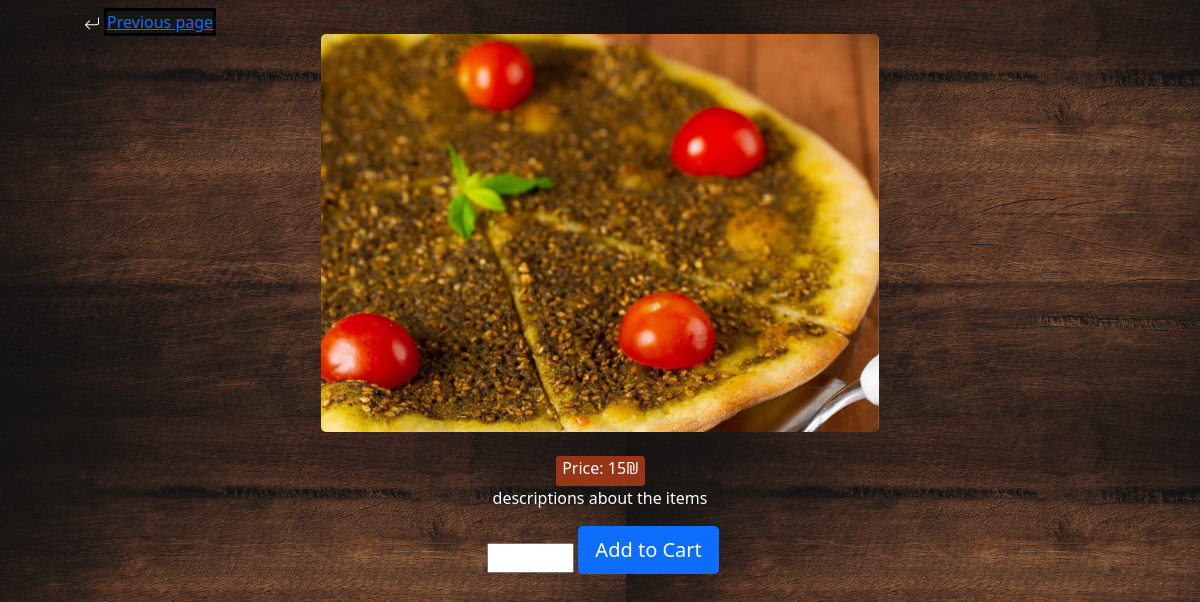
Page /details/2/ on the committed database.
### home_app/models.py (models this page shows)
class Item(models.Model):
    name = models.CharField(max_length=45)
    category = models.ForeignKey(Category, related_name = 'items', on_delete = models.CASCADE,null=True)
    desc = models.TextField(default="descriptions about the items")
    price = models.IntegerField()

class Category(models.Model):
    name = models.CharField(max_length=45)
    created_at = models.DateTimeField(auto_now_add=True)
    updated_at = models.DateTimeField(auto_now=True)

### home_app/views.py (the view)
# urls.py: path('details/<int:id>/', views.details),
def details(request,id):
    context={
        'item': Item.objects.get(id=id),
    }
    return render(request, 'details.html',context)

### home_app/templates/details.html (shortened to what this page needs)
<!DOCTYPE html>
<html lang="en">
<head>
    <link rel="stylesheet" href="https://cdn.jsdelivr.net/npm/bootstrap@4.6.0/dist/css/bootstrap.min.css">
    {% load static %}
    <link rel="stylesheet" href="{% static 'css/detail.css' %}">
    <link href="https://cdn.jsdelivr.net/npm/bootstrap@5.0.1/dist/css/bootstrap.min.css" rel="stylesheet">
</head>
<body>
    <div class="container">
        <a href="/home/">Previous page</a>
        <div id="img1">
            <img src="/static/images/thumbnails/{{item.category.name}}/{{item.name}}.jpg" class=" img-fluid " alt="Iced Mocha "></div>
            <br>
        <span class="tag">Price: {{ item.price}}₪</span>
        <p>{{item.desc}}</p>
        <div id="order">
            <form action="/addcart/{{item.id}}/" method="POST">
                <input type="number" id="counter" placeholder="{{item.quantity}}" name="quantity">
                <button class="btn btn-primary btn-lg" type="submit">Add to Cart</button>
            </form>
        </div>
    </div>
</body>
</html>

### home_app/static/css/detail.css (style rules this page uses)
.container { margin: 10px; text-align: center; color: white; }
.img-fluid { display: block; margin-left: auto; margin-right: auto; width: 50%; border-radius: 5px; }
#counter { width: 87px; transform: translateY(10px); margin-left: 6px; }
.tag { display: inline-block; width: 89px; height: 30px; background-color: #983418; -webkit-border-radius: 3px 4px 4px 3px; -moz-border-radius: 3px 4px 4px 3px; border-radius: 3px 4px 4px 3px; border-left: 1px solid #983418; }
a { margin-right: 900px; background-color: #171511; color: white; border-radius: 2px; border: solid, black; }

### rows in the picture
Item: category.name (picture), price "15", desc "descriptions about the items"
